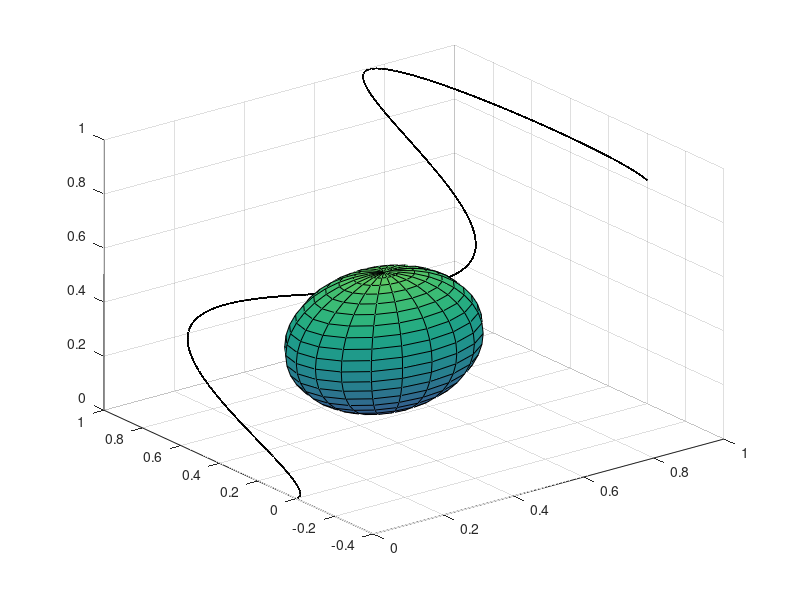

This chart was generated by the following MATLAB code: (Note: this script raises an error after producing the figure.)
[X] = meshgrid(0:.001:1);                                
Y = (1/2)*(1-cos(4*pi*X))
Z = (1/2)*(1-cos(4*X))
surf(X,Y,Z)
hold on
[X2,Y2,Z2] = sphere;
r = 0.25;
X2 = X2 * r;
Y2 = Y2 * r;
Z2 = Z2 * r;
surf(X2+0.25,Y2,Z2+0.5)
syms t h n r k m b ep r2
eq1 = t^2 -2*t*h +h^2 + (0.5*(1-cos(n*pi*t)))^2 - k*(1-cos(n*pi*t)) + k^2 == r
assume(t > 0)
assume(h > 0)
assume(n > 0)
assume(r > 0)
assume(k > 0)
eqns = [(t-h)^2  + (m*t + b - k)^2 == r, r>0, 0<k<1, 0<h<1 0<=t<=1, n>=1]
s1=solve(eqns,t,"ReturnConditions" , true)

eqns = [((h - b*m + k*m + (- b^2 - 2*b*h*m + 2*b*k - h^2*m^2 + 2*h*k*m - k^2 + r*m^2 + r)^(1/2))/(m^2 + 1)+ep-h)^2  + (m*((h - b*m + k*m + (- b^2 - 2*b*h*m + 2*b*k - h^2*m^2 + 2*h*k*m - k^2 + r*m^2 + r)^(1/2))/(m^2 + 1)+ep) + b - k)^2 == r2,ep>0,r2>r, r>0, 0<k<1, 0<h<1 0<=t<=1, n>=1]
s2= solve(eqns,ep,"ReturnConditions" , true)
r = 0.5
r2= 1

t = -((- b^2 - 2*b*h*m + 2*b*k - h^2*m^2 + 2*h*k*m - k^2 + r*m^2 + r)^(1/2) + (- b^2 - 2*b*h*m + 2*b*k - h^2*m^2 + 2*h*k*m - k^2 + r2*m^2 + r2)^(1/2))/(m^2 + 1)
